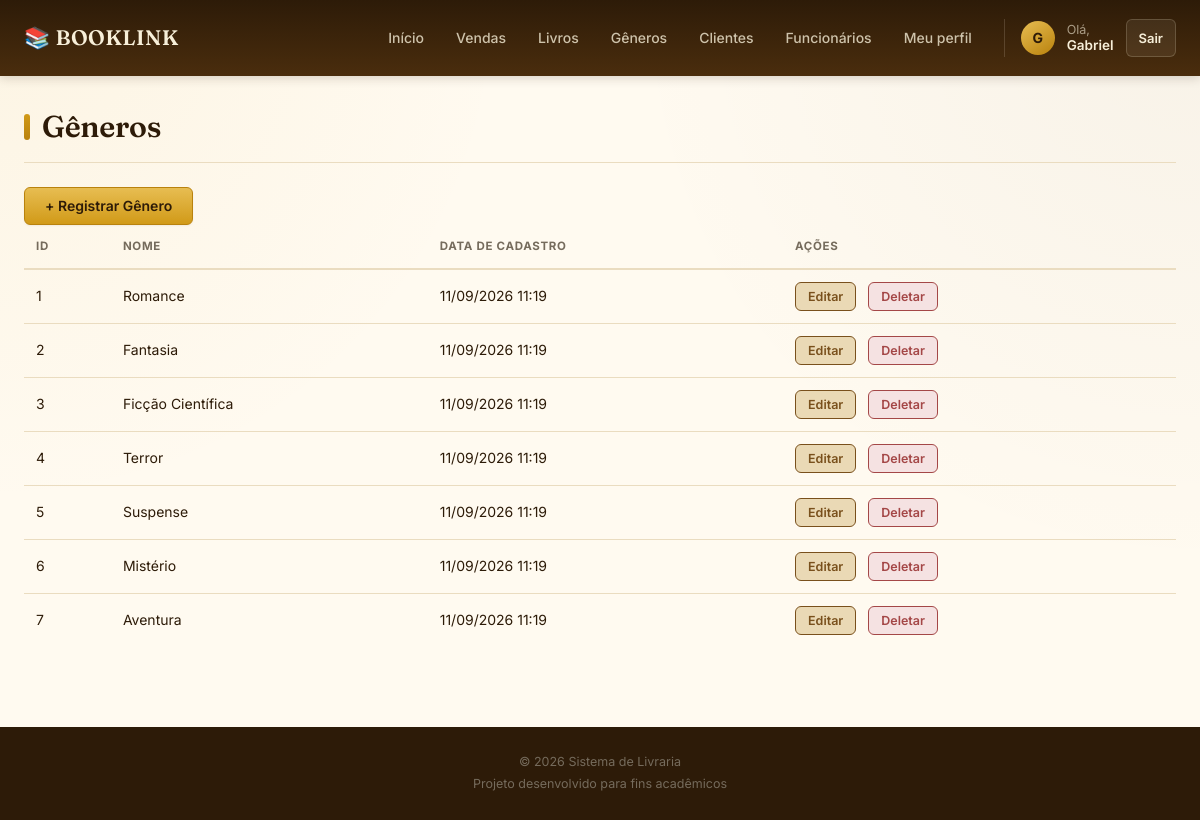
The app's page /generos (signed in) with its own data.
### models.py (models this page shows)
class Usuario(UserMixin, db.Model):
    __tablename__ = 'usuarios'
    id = db.Column(db.Integer, primary_key=True)
    nome = db.Column(db.String(100), nullable=False)
    email = db.Column(db.String(100), unique=True, nullable=False)
    senha = db.Column(db.String(255), nullable=False)
    tipo = db.Column(
        db.String(20),
        nullable=False,
        default='funcionario'
    )
    empresa_id = db.Column(
        db.Integer,
        db.ForeignKey('empresas.id'),
        nullable=True
    )
    data_cadastro = db.Column(
        db.DateTime,
        default=datetime.now
    )
    vendas = db.relationship(
        'Venda',
        backref='usuario',
        lazy=True
    )

class Genero(db.Model):
    __tablename__ = 'generos'
    id = db.Column(db.Integer, primary_key=True)
    nome = db.Column(db.String(50), nullable=False)
    empresa_id = db.Column(
        db.Integer,
        db.ForeignKey('empresas.id'),
        nullable=False
    )
    data_cadastro = db.Column(
        db.DateTime,
        default=datetime.now
    )

### routes/generos.py (the view)
@generos_bp.route('/generos')
@login_required
def listar_generos():
    if current_user.tipo not in ['dono', 'admin_empresa', 'funcionario']:
        return redirect(url_for('home'))
    generos = Genero.query.filter_by(
        empresa_id=current_user.empresa_id
    ).all()
    return render_template(
        'generos/generos.html',
        generos=generos
    )

### app.py (called while the page is built)
@lm.user_loader
def user_loader(id):
    usuario = Usuario.query.filter_by(
        id=id
    ).first()
    return usuario

### templates/generos/generos.html (shortened to what this page needs)
{% extends "base.html" %}
{% block content %}
<h1 class="titulo-pagina">
    Gêneros
</h1>
<a
    class="botao botao-adicionar"
    href="{{ url_for('generos.registrar_genero') }}"
>
    + Registrar Gênero
</a>
<table class="tabela">
    <thead>
        <tr>
            <th>ID</th>
            <th>Nome</th>
            <th>Data de cadastro</th>
            <th>Ações</th>
        </tr>
    </thead>
    <tbody>
        {% for genero in generos %}
        <tr>
            <td>{{ genero.id }}</td>
            <td>{{ genero.nome }}</td>
            <td>
                {{ genero.data_cadastro.strftime('%d/%m/%Y %H:%M') }}
            </td>
            <td>
                <a
                    class="botao botao-editar"
                    href="{{ url_for('generos.editar_genero', id=genero.id) }}"
                >
                    Editar
                </a>
                <a
                    class="botao botao-deletar"
                    href="{{ url_for('generos.deletar_genero', id=genero.id) }}"
                    onclick="return confirm('Tem certeza que deseja deletar este gênero?')"
                >
                    Deletar
                </a>
            </td>
        </tr>
        {% endfor %}
    </tbody>
</table>
{% endblock %}

### templates/base.html (shortened to what this page needs)
<!DOCTYPE html>
<html lang="pt-br">
<head>
<link rel="stylesheet" href="{{ url_for('static', filename='style.css') }}">
</head>
<body>
<header class="header">
    <div class="header-container">
        <a href="{{ url_for('home') }}" class="logo">
            📚 BOOKLINK
        </a>
        <nav class="nav">
            <a href="{{ url_for('homeAdm.homeAdm') }}">
                Início
            </a>
            <a href="{{ url_for('vendas.nova_venda') }}">
                Vendas
            </a>
            <a href="{{ url_for('livros.listar_livros') }}">
                Livros
            </a>
            <a href="{{ url_for('generos.listar_generos') }}">
                Gêneros
            </a>
            <a href="{{ url_for('compradores.listar_compradores') }}">
                Clientes
            </a>
            {% if current_user.tipo in ['dono', 'admin_empresa'] %}
                <a href="{{ url_for('funcionarios.listar_funcionarios') }}">
                    Funcionários
                </a>
            {% endif %}
            <a href="{{ url_for('funcionarios.editar_funcionarios', id=current_user.id) }}">
                Meu perfil
            </a>
            {% if current_user.is_authenticated %}
                <div class="user-area">
                    <div class="user-avatar">
                        {{ current_user.nome[0]|upper }}
                    </div>
                    <div class="user-info">
                        <span>Olá,</span>
                        <strong>{{ current_user.nome }}</strong>
                    </div>
                    <a href="{{ url_for('logout') }}" class="logout-btn">
                        Sair
                    </a>
                </div>
            {% endif %}
        </nav>
    </div>
</header>
<main class="container">
    {% block content %}
    {% endblock %}
</main>
<footer class="footer">
    <p>
        © 2026 Sistema de Livraria
    </p>
    <p>
        Projeto desenvolvido para fins acadêmicos
    </p>
</footer>
</body>
</html>

### records on screen
Usuario: nome "G", nome "Gabriel"
Genero: id "1", nome "Romance", data_cadastro "11/09/2026 11:19"
Genero: id "2", nome "Fantasia", data_cadastro "11/09/2026 11:19"
Genero: id "3", nome "Ficção Científica", data_cadastro "11/09/2026 11:19"
Genero: id "4", nome "Terror", data_cadastro "11/09/2026 11:19"
Genero: id "5", nome "Suspense", data_cadastro "11/09/2026 11:19"
Genero: id "6", nome "Mistério", data_cadastro "11/09/2026 11:19"
Genero: id "7", nome "Aventura", data_cadastro "11/09/2026 11:19"
